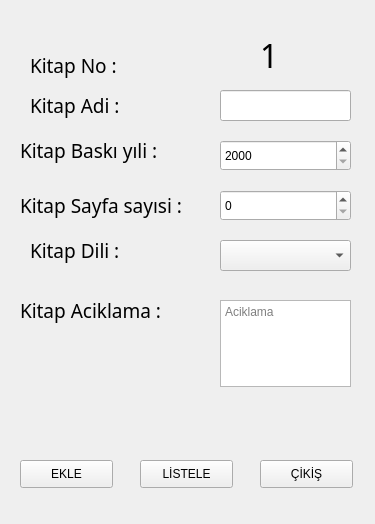
<?xml version="1.0" encoding="UTF-8"?>
<ui version="4.0">
 <class>Form</class>
 <widget class="QWidget" name="Form">
  <property name="geometry">
   <rect>
    <x>0</x>
    <y>0</y>
    <width>375</width>
    <height>524</height>
   </rect>
  </property>
  <property name="windowTitle">
   <string>Form</string>
  </property>
  <widget class="QLabel" name="no">
   <property name="geometry">
    <rect>
     <x>30</x>
     <y>50</y>
     <width>151</width>
     <height>31</height>
    </rect>
   </property>
   <property name="font">
    <font>
     <family>Zilla Slab Medium</family>
     <pointsize>14</pointsize>
    </font>
   </property>
   <property name="text">
    <string>Kitap No :</string>
   </property>
  </widget>
  <widget class="QLabel" name="label_2">
   <property name="geometry">
    <rect>
     <x>30</x>
     <y>80</y>
     <width>151</width>
     <height>51</height>
    </rect>
   </property>
   <property name="font">
    <font>
     <family>Zilla Slab Medium</family>
     <pointsize>14</pointsize>
    </font>
   </property>
   <property name="text">
    <string>Kitap Adi :</string>
   </property>
  </widget>
  <widget class="QLabel" name="label_3">
   <property name="geometry">
    <rect>
     <x>20</x>
     <y>130</y>
     <width>171</width>
     <height>41</height>
    </rect>
   </property>
   <property name="font">
    <font>
     <family>Zilla Slab Medium</family>
     <pointsize>14</pointsize>
    </font>
   </property>
   <property name="text">
    <string>Kitap Baskı yıli :</string>
   </property>
  </widget>
  <widget class="QLabel" name="label_4">
   <property name="geometry">
    <rect>
     <x>20</x>
     <y>180</y>
     <width>191</width>
     <height>51</height>
    </rect>
   </property>
   <property name="font">
    <font>
     <family>Zilla Slab Medium</family>
     <pointsize>14</pointsize>
    </font>
   </property>
   <property name="text">
    <string>Kitap Sayfa sayısi :</string>
   </property>
  </widget>
  <widget class="QLabel" name="label_5">
   <property name="geometry">
    <rect>
     <x>30</x>
     <y>220</y>
     <width>151</width>
     <height>61</height>
    </rect>
   </property>
   <property name="font">
    <font>
     <family>Zilla Slab Medium</family>
     <pointsize>14</pointsize>
    </font>
   </property>
   <property name="text">
    <string>Kitap Dili :</string>
   </property>
  </widget>
  <widget class="QLabel" name="label_6">
   <property name="geometry">
    <rect>
     <x>20</x>
     <y>270</y>
     <width>171</width>
     <height>81</height>
    </rect>
   </property>
   <property name="font">
    <font>
     <family>Zilla Slab Medium</family>
     <pointsize>14</pointsize>
    </font>
   </property>
   <property name="text">
    <string>Kitap Aciklama :</string>
   </property>
  </widget>
  <widget class="QLabel" name="label_No">
   <property name="geometry">
    <rect>
     <x>260</x>
     <y>40</y>
     <width>151</width>
     <height>31</height>
    </rect>
   </property>
   <property name="font">
    <font>
     <family>Zilla Slab Medium</family>
     <pointsize>24</pointsize>
    </font>
   </property>
   <property name="text">
    <string>1</string>
   </property>
  </widget>
  <widget class="QDateEdit" name="dateEdit_yil">
   <property name="geometry">
    <rect>
     <x>220</x>
     <y>140</y>
     <width>131</width>
     <height>31</height>
    </rect>
   </property>
   <property name="maximumDateTime">
    <datetime>
     <hour>23</hour>
     <minute>59</minute>
     <second>59</second>
     <year>2025</year>
     <month>12</month>
     <day>31</day>
    </datetime>
   </property>
   <property name="minimumDateTime">
    <datetime>
     <hour>0</hour>
     <minute>0</minute>
     <second>0</second>
     <year>1999</year>
     <month>9</month>
     <day>14</day>
    </datetime>
   </property>
   <property name="displayFormat">
    <string>yyyy</string>
   </property>
  </widget>
  <widget class="QLineEdit" name="lineEdit_adi">
   <property name="geometry">
    <rect>
     <x>220</x>
     <y>90</y>
     <width>131</width>
     <height>31</height>
    </rect>
   </property>
  </widget>
  <widget class="QPlainTextEdit" name="plainTextEdit_aciklama">
   <property name="geometry">
    <rect>
     <x>220</x>
     <y>300</y>
     <width>131</width>
     <height>87</height>
    </rect>
   </property>
   <property name="placeholderText">
    <string>Aciklama</string>
   </property>
  </widget>
  <widget class="QComboBox" name="comboBox_dili">
   <property name="geometry">
    <rect>
     <x>220</x>
     <y>240</y>
     <width>131</width>
     <height>31</height>
    </rect>
   </property>
   <item>
    <property name="text">
     <string/>
    </property>
   </item>
   <item>
    <property name="text">
     <string>TÜRKÇE</string>
    </property>
   </item>
   <item>
    <property name="text">
     <string>FARSÇA</string>
    </property>
   </item>
   <item>
    <property name="text">
     <string>INGILIZCE</string>
    </property>
   </item>
   <item>
    <property name="text">
     <string>ALMANCA</string>
    </property>
   </item>
  </widget>
  <widget class="QSpinBox" name="spinBox_sayfa">
   <property name="geometry">
    <rect>
     <x>220</x>
     <y>190</y>
     <width>131</width>
     <height>31</height>
    </rect>
   </property>
  </widget>
  <widget class="QPushButton" name="btn_ekle">
   <property name="geometry">
    <rect>
     <x>20</x>
     <y>460</y>
     <width>93</width>
     <height>28</height>
    </rect>
   </property>
   <property name="text">
    <string>EKLE</string>
   </property>
  </widget>
  <widget class="QPushButton" name="btn_listele">
   <property name="geometry">
    <rect>
     <x>140</x>
     <y>460</y>
     <width>93</width>
     <height>28</height>
    </rect>
   </property>
   <property name="text">
    <string>LİSTELE</string>
   </property>
  </widget>
  <widget class="QPushButton" name="btn_cikis">
   <property name="geometry">
    <rect>
     <x>260</x>
     <y>460</y>
     <width>93</width>
     <height>28</height>
    </rect>
   </property>
   <property name="text">
    <string>ÇİKİŞ</string>
   </property>
  </widget>
 </widget>
 <resources/>
 <connections/>
</ui>
